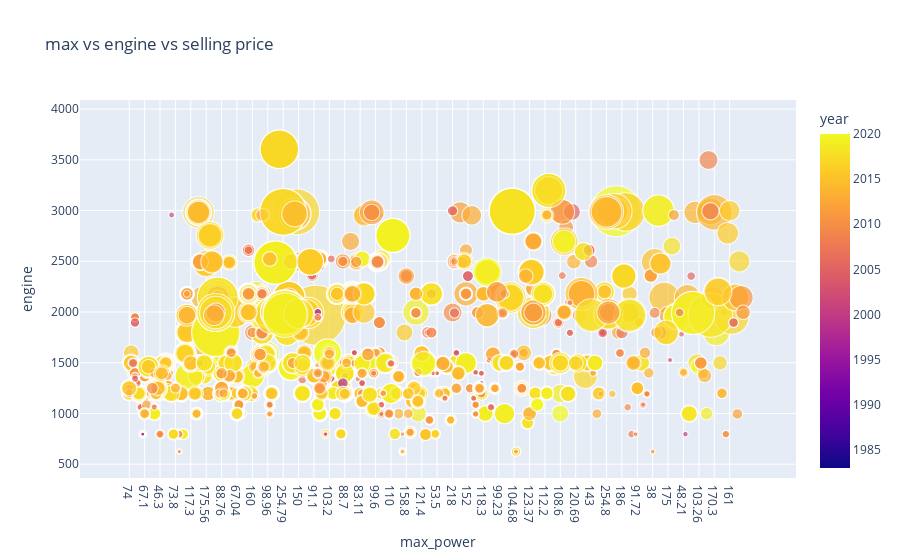

Notebook code for this chart:
### Code cell
bubble_fig = px.scatter(df, 
                        x='max_power', 
                        y='engine', 
                        size='selling_price', 
                        color='year', 
                        title='max vs engine vs selling price',
                        hover_name='year',
                        size_max=60)

bubble_fig.show()

### Figure 1 — Plotly figure (JSON) as saved in the notebook; plotly's stock layout.template omitted (floating-point values rounded to 4 significant figures; data arrays with more than 128 entries replaced by an {"elided": "..."} marker saying what was removed)
{"data": [{"hovertemplate": "<b>%{hovertext}</b><br><br>max_power=%{x}<br>engine=%{y}<br>selling_price=%{marker.size}<br>year=%{marker.color}<extra></extra>", "hovertext": {"elided": "8128 int values"}, "legendgroup": "", "marker": {"color": {"elided": "8128 int values"}, "coloraxis": "coloraxis", "size": {"elided": "8128 int values"}, "sizemode": "area", "sizeref": 2778.0, "symbol": "circle"}, "mode": "markers", "name": "", "showlegend": false, "type": "scattergl", "x": {"elided": "8128 str values"}, "xaxis": "x", "y": {"elided": "8128 int values"}, "yaxis": "y"}], "layout": {"autosize": true, "coloraxis": {"colorbar": {"title": {"text": "year"}}, "colorscale": [[0, "#0d0887"], [0.1111, "#46039f"], [0.2222, "#7201a8"], [0.3333, "#9c179e"], [0.4444, "#bd3786"], [0.5556, "#d8576b"], [0.6667, "#ed7953"], [0.7778, "#fb9f3a"], [0.8889, "#fdca26"], [1, "#f0f921"]]}, "legend": {"itemsizing": "constant", "tracegroupgap": 0}, "title": {"text": "max vs engine vs selling price"}, "xaxis": {"anchor": "y", "autorange": true, "domain": [0, 1], "range": [-25.75, 346.7], "title": {"text": "max_power"}, "type": "category"}, "yaxis": {"anchor": "x", "autorange": true, "domain": [0, 1], "range": [217.4, 4585.0], "title": {"text": "engine"}, "type": "linear"}}}
